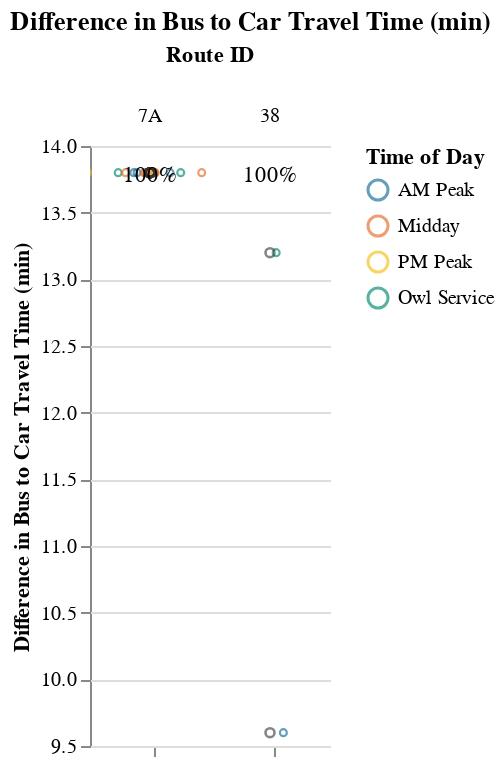

Notebook code cell kept with this figure:
### Code cell
s2

### Figure 1 — Vega-Lite specification as saved in the notebook (floating-point values rounded to 4 significant figures)
{"config": {"view": {"continuousWidth": 400, "continuousHeight": 300, "stroke": null}, "facet": {"spacing": 0}}, "data": {"name": "data-efa6a7f520515d403fa51774a4e786d7"}, "facet": {"column": {"field": "route_id", "sort": ["7A", "38"], "title": "Route ID", "type": "nominal"}}, "spec": {"layer": [{"mark": {"type": "point", "opacity": 0.65, "size": 12, "strokeWidth": 1.1}, "encoding": {"color": {"field": "time_of_day", "scale": {"range": ["#136C97", "#E16B26", "#F6BF16", "#00896B", "#7790A3", "#5B559C"]}, "sort": ["AM Peak", "Midday", "PM Peak", "Owl Service"], "title": "Time of Day", "type": "nominal"}, "tooltip": [{"field": "route_id", "type": "nominal"}, {"field": "trip_id", "type": "nominal"}, {"field": "service_hours", "type": "quantitative"}, {"field": "car_duration_hours", "type": "quantitative"}, {"field": "bus_multiplier", "type": "quantitative"}, {"field": "bus_difference", "type": "quantitative"}, {"field": "num_trips", "type": "quantitative"}, {"field": "num_competitive", "type": "quantitative"}, {"field": "pct_trips_competitive", "type": "quantitative"}, {"field": "p25", "type": "quantitative"}, {"field": "p50", "type": "quantitative"}, {"field": "p75", "type": "quantitative"}], "x": {"axis": {"grid": false, "labels": false, "ticks": true, "values": [0]}, "field": "jitter", "scale": {}, "title": null, "type": "quantitative"}, "y": {"field": "bus_difference", "scale": {"domain": [9.6, 13.8]}, "title": "Difference in Bus to Car Travel Time (min)", "type": "quantitative"}}, "selection": {"selector002": {"type": "interval", "bind": "scales", "encodings": ["x", "y"]}}, "transform": [{"calculate": "sqrt(-2*log(random()))*cos(2*PI*random())", "as": "jitter"}], "width": 60}, {"mark": {"type": "point", "opacity": 0.6, "size": 20, "strokeWidth": 1.3}, "encoding": {"color": {"value": "#323434"}, "y": {"field": "bus_difference", "type": "quantitative"}}, "transform": [{"filter": "(datum.p50_trip === 1)"}]}, {"mark": {"type": "rule", "strokeDash": [2, 3]}, "encoding": {"color": {"value": "#323434"}, "y": {"field": "cutoff", "type": "quantitative"}}}, {"mark": {"type": "text", "align": "center", "baseline": "middle"}, "encoding": {"color": {"value": "black"}, "text": {"field": "pct_trips_competitive", "format": ".0%", "type": "quantitative"}, "tooltip": [{"field": "route_id", "type": "nominal"}, {"field": "trip_id", "type": "nominal"}, {"field": "service_hours", "type": "quantitative"}, {"field": "car_duration_hours", "type": "quantitative"}, {"field": "bus_multiplier", "type": "quantitative"}, {"field": "bus_difference", "type": "quantitative"}, {"field": "num_trips", "type": "quantitative"}, {"field": "num_competitive", "type": "quantitative"}, {"field": "pct_trips_competitive", "type": "quantitative"}, {"field": "p25", "type": "quantitative"}, {"field": "p50", "type": "quantitative"}, {"field": "p75", "type": "quantitative"}], "x": {"value": 30}, "y": {"value": 15}}, "transform": [{"calculate": "sqrt(-2*log(random()))*cos(2*PI*random())", "as": "jitter"}, {"filter": "(datum.fastest_trip === 1)"}]}]}, "resolve": {"scale": {"y": "shared"}}, "title": "Difference in Bus to Car Travel Time (min)", "$schema": "https://vega.github.io/schema/vega-lite/v4.17.0.json", "datasets": {"data-efa6a7f520515d403fa51774a4e786d7": [{"calitp_itp_id": 310, "trip_key": -5574743277464453139, "trip_id": "919", "shape_id": "22", "route_id": "38", "service_hours": 0.47, "trip_first_departure_ts": 27120, "trip_last_arrival_ts": 28800, "departure_hour": 7, "time_of_day": "AM Peak", "p25": 0.485, "p50": 0.5, "p75": 0.515, "p50_trip": 1, "fastest_trip": 1, "car_duration_hours": 0.31, "competitive_route": 1, "bus_multiplier": 1.52, "bus_difference": 9.6, "num_trips": 2, "num_competitive": 2, "pct_trips_competitive": 1.0, "bus_multiplier_spread": 0.19, "bus_difference_spread": 3.6, "plot_group": 0.0, "name": "Solano County Transit", "caltrans_district": "04 - Oakland", "drmt_organization_name": "['recT79ohBnTB1fKsX']", "min_service": 0.47, "max_service": 0.53, "route_group": "short", "cutoff": 0}, {"calitp_itp_id": 310, "trip_key": -3715552762660780122, "trip_id": "920", "shape_id": "24", "route_id": "38", "service_hours": 0.53, "trip_first_departure_ts": 24960, "trip_last_arrival_ts": 26880, "departure_hour": 6, "time_of_day": "Owl Service", "p25": 0.485, "p50": 0.5, "p75": 0.515, "p50_trip": 1, "fastest_trip": 0, "car_duration_hours": 0.31, "competitive_route": 1, "bus_multiplier": 1.71, "bus_difference": 13.2, "num_trips": 2, "num_competitive": 2, "pct_trips_competitive": 1.0, "bus_multiplier_spread": 0.19, "bus_difference_spread": 3.6, "plot_group": 0.0, "name": "Solano County Transit", "caltrans_district": "04 - Oakland", "drmt_organization_name": "['recT79ohBnTB1fKsX']", "min_service": 0.47, "max_service": 0.53, "route_group": "short", "cutoff": 0}, {"calitp_itp_id": 310, "trip_key": -2242253959501436434, "trip_id": "1078", "shape_id": "10", "route_id": "7A", "service_hours": 1.0, "trip_first_departure_ts": 42300, "trip_last_arrival_ts": 45900, "departure_hour": 11, "time_of_day": "Midday", "p25": 1.0, "p50": 1.0, "p75": 1.0, "p50_trip": 1, "fastest_trip": 0, "car_duration_hours": 0.77, "competitive_route": 1, "bus_multiplier": 1.3, "bus_difference": 13.8, "num_trips": 15, "num_competitive": 15, "pct_trips_competitive": 1.0, "bus_multiplier_spread": 0.0, "bus_difference_spread": 0.0, "plot_group": 0.0, "name": "Solano County Transit", "caltrans_district": "04 - Oakland", "drmt_organization_name": "['recT79ohBnTB1fKsX']", "min_service": 1.0, "max_service": 1.0, "route_group": "short", "cutoff": 0}, {"calitp_itp_id": 310, "trip_key": 1553366806666314761, "trip_id": "1097", "shape_id": "10", "route_id": "7A", "service_hours": 1.0, "trip_first_departure_ts": 67500, "trip_last_arrival_ts": 71100, "departure_hour": 18, "time_of_day": "PM Peak", "p25": 1.0, "p50": 1.0, "p75": 1.0, "p50_trip": 1, "fastest_trip": 0, "car_duration_hours": 0.77, "competitive_route": 1, "bus_multiplier": 1.3, "bus_difference": 13.8, "num_trips": 15, "num_competitive": 15, "pct_trips_competitive": 1.0, "bus_multiplier_spread": 0.0, "bus_difference_spread": 0.0, "plot_group": 0.0, "name": "Solano County Transit", "caltrans_district": "04 - Oakland", "drmt_organization_name": "['recT79ohBnTB1fKsX']", "min_service": 1.0, "max_service": 1.0, "route_group": "short", "cutoff": 0}, {"calitp_itp_id": 310, "trip_key": 5736745841295953016, "trip_id": "1099", "shape_id": "10", "route_id": "7A", "service_hours": 1.0, "trip_first_departure_ts": 74700, "trip_last_arrival_ts": 78300, "departure_hour": 20, "time_of_day": "Owl Service", "p25": 1.0, "p50": 1.0, "p75": 1.0, "p50_trip": 1, "fastest_trip": 1, "car_duration_hours": 0.77, "competitive_route": 1, "bus_multiplier": 1.3, "bus_difference": 13.8, "num_trips": 15, "num_competitive": 15, "pct_trips_competitive": 1.0, "bus_multiplier_spread": 0.0, "bus_difference_spread": 0.0, "plot_group": 0.0, "name": "Solano County Transit", "caltrans_district": "04 - Oakland", "drmt_organization_name": "['recT79ohBnTB1fKsX']", "min_service": 1.0, "max_service": 1.0, "route_group": "short", "cutoff": 0}, {"calitp_itp_id": 310, "trip_key": 7541199008754798528, "trip_id": "1065", "shape_id": "10", "route_id": "7A", "service_hours": 1.0, "trip_first_departure_ts": 24300, "trip_last_arrival_ts": 27900, "departure_hour": 6, "time_of_day": "Owl Service", "p25": 1.0, "p50": 1.0, "p75": 1.0, "p50_trip": 1, "fastest_trip": 0, "car_duration_hours": 0.77, "competitive_route": 1, "bus_multiplier": 1.3, "bus_difference": 13.8, "num_trips": 15, "num_competitive": 15, "pct_trips_competitive": 1.0, "bus_multiplier_spread": 0.0, "bus_difference_spread": 0.0, "plot_group": 0.0, "name": "Solano County Transit", "caltrans_district": "04 - Oakland", "drmt_organization_name": "['recT79ohBnTB1fKsX']", "min_service": 1.0, "max_service": 1.0, "route_group": "short", "cutoff": 0}, {"calitp_itp_id": 310, "trip_key": -2774837895713846595, "trip_id": "1081", "shape_id": "10", "route_id": "7A", "service_hours": 1.0, "trip_first_departure_ts": 45900, "trip_last_arrival_ts": 49500, "departure_hour": 12, "time_of_day": "Midday", "p25": 1.0, "p50": 1.0, "p75": 1.0, "p50_trip": 1, "fastest_trip": 0, "car_duration_hours": 0.77, "competitive_route": 1, "bus_multiplier": 1.3, "bus_difference": 13.8, "num_trips": 15, "num_competitive": 15, "pct_trips_competitive": 1.0, "bus_multiplier_spread": 0.0, "bus_difference_spread": 0.0, "plot_group": 0.0, "name": "Solano County Transit", "caltrans_district": "04 - Oakland", "drmt_organization_name": "['recT79ohBnTB1fKsX']", "min_service": 1.0, "max_service": 1.0, "route_group": "short", "cutoff": 0}, {"calitp_itp_id": 310, "trip_key": -7128689078602650873, "trip_id": "1066", "shape_id": "10", "route_id": "7A", "service_hours": 1.0, "trip_first_departure_ts": 27900, "trip_last_arrival_ts": 31500, "departure_hour": 7, "time_of_day": "AM Peak", "p25": 1.0, "p50": 1.0, "p75": 1.0, "p50_trip": 1, "fastest_trip": 0, "car_duration_hours": 0.77, "competitive_route": 1, "bus_multiplier": 1.3, "bus_difference": 13.8, "num_trips": 15, "num_competitive": 15, "pct_trips_competitive": 1.0, "bus_multiplier_spread": 0.0, "bus_difference_spread": 0.0, "plot_group": 0.0, "name": "Solano County Transit", "caltrans_district": "04 - Oakland", "drmt_organization_name": "['recT79ohBnTB1fKsX']", "min_service": 1.0, "max_service": 1.0, "route_group": "short", "cutoff": 0}, {"calitp_itp_id": 310, "trip_key": -3801396718114747764, "trip_id": "1075", "shape_id": "10", "route_id": "7A", "service_hours": 1.0, "trip_first_departure_ts": 38700, "trip_last_arrival_ts": 42300, "departure_hour": 10, "time_of_day": "Midday", "p25": 1.0, "p50": 1.0, "p75": 1.0, "p50_trip": 1, "fastest_trip": 0, "car_duration_hours": 0.77, "competitive_route": 1, "bus_multiplier": 1.3, "bus_difference": 13.8, "num_trips": 15, "num_competitive": 15, "pct_trips_competitive": 1.0, "bus_multiplier_spread": 0.0, "bus_difference_spread": 0.0, "plot_group": 0.0, "name": "Solano County Transit", "caltrans_district": "04 - Oakland", "drmt_organization_name": "['recT79ohBnTB1fKsX']", "min_service": 1.0, "max_service": 1.0, "route_group": "short", "cutoff": 0}, {"calitp_itp_id": 310, "trip_key": 3555369193555928407, "trip_id": "1098", "shape_id": "10", "route_id": "7A", "service_hours": 1.0, "trip_first_departure_ts": 71100, "trip_last_arrival_ts": 74700, "departure_hour": 19, "time_of_day": "PM Peak", "p25": 1.0, "p50": 1.0, "p75": 1.0, "p50_trip": 1, "fastest_trip": 0, "car_duration_hours": 0.77, "competitive_route": 1, "bus_multiplier": 1.3, "bus_difference": 13.8, "num_trips": 15, "num_competitive": 15, "pct_trips_competitive": 1.0, "bus_multiplier_spread": 0.0, "bus_difference_spread": 0.0, "plot_group": 0.0, "name": "Solano County Transit", "caltrans_district": "04 - Oakland", "drmt_organization_name": "['recT79ohBnTB1fKsX']", "min_service": 1.0, "max_service": 1.0, "route_group": "short", "cutoff": 0}, {"calitp_itp_id": 310, "trip_key": -7612102933413698873, "trip_id": "1084", "shape_id": "10", "route_id": "7A", "service_hours": 1.0, "trip_first_departure_ts": 49500, "trip_last_arrival_ts": 53100, "departure_hour": 13, "time_of_day": "Midday", "p25": 1.0, "p50": 1.0, "p75": 1.0, "p50_trip": 1, "fastest_trip": 0, "car_duration_hours": 0.77, "competitive_route": 1, "bus_multiplier": 1.3, "bus_difference": 13.8, "num_trips": 15, "num_competitive": 15, "pct_trips_competitive": 1.0, "bus_multiplier_spread": 0.0, "bus_difference_spread": 0.0, "plot_group": 0.0, "name": "Solano County Transit", "caltrans_district": "04 - Oakland", "drmt_organization_name": "['recT79ohBnTB1fKsX']", "min_service": 1.0, "max_service": 1.0, "route_group": "short", "cutoff": 0}, {"calitp_itp_id": 310, "trip_key": 9090745400368182860, "trip_id": "1069", "shape_id": "10", "route_id": "7A", "service_hours": 1.0, "trip_first_departure_ts": 31500, "trip_last_arrival_ts": 35100, "departure_hour": 8, "time_of_day": "AM Peak", "p25": 1.0, "p50": 1.0, "p75": 1.0, "p50_trip": 1, "fastest_trip": 0, "car_duration_hours": 0.77, "competitive_route": 1, "bus_multiplier": 1.3, "bus_difference": 13.8, "num_trips": 15, "num_competitive": 15, "pct_trips_competitive": 1.0, "bus_multiplier_spread": 0.0, "bus_difference_spread": 0.0, "plot_group": 0.0, "name": "Solano County Transit", "caltrans_district": "04 - Oakland", "drmt_organization_name": "['recT79ohBnTB1fKsX']", "min_service": 1.0, "max_service": 1.0, "route_group": "short", "cutoff": 0}, {"calitp_itp_id": 310, "trip_key": -6662624582280621192, "trip_id": "1087", "shape_id": "10", "route_id": "7A", "service_hours": 1.0, "trip_first_departure_ts": 53100, "trip_last_arrival_ts": 56700, "departure_hour": 14, "time_of_day": "Midday", "p25": 1.0, "p50": 1.0, "p75": 1.0, "p50_trip": 1, "fastest_trip": 0, "car_duration_hours": 0.77, "competitive_route": 1, "bus_multiplier": 1.3, "bus_difference": 13.8, "num_trips": 15, "num_competitive": 15, "pct_trips_competitive": 1.0, "bus_multiplier_spread": 0.0, "bus_difference_spread": 0.0, "plot_group": 0.0, "name": "Solano County Transit", "caltrans_district": "04 - Oakland", "drmt_organization_name": "['recT79ohBnTB1fKsX']", "min_service": 1.0, "max_service": 1.0, "route_group": "short", "cutoff": 0}, {"calitp_itp_id": 310, "trip_key": -6607227710157058801, "trip_id": "1096", "shape_id": "10", "route_id": "7A", "service_hours": 1.0, "trip_first_departure_ts": 63900, "trip_last_arrival_ts": 67500, "departure_hour": 17, "time_of_day": "PM Peak", "p25": 1.0, "p50": 1.0, "p75": 1.0, "p50_trip": 1, "fastest_trip": 0, "car_duration_hours": 0.77, "competitive_route": 1, "bus_multiplier": 1.3, "bus_difference": 13.8, "num_trips": 15, "num_competitive": 15, "pct_trips_competitive": 1.0, "bus_multiplier_spread": 0.0, "bus_difference_spread": 0.0, "plot_group": 0.0, "name": "Solano County Transit", "caltrans_district": "04 - Oakland", "drmt_organization_name": "['recT79ohBnTB1fKsX']", "min_service": 1.0, "max_service": 1.0, "route_group": "short", "cutoff": 0}, {"calitp_itp_id": 310, "trip_key": 75175244298657360, "trip_id": "1090", "shape_id": "10", "route_id": "7A", "service_hours": 1.0, "trip_first_departure_ts": 56700, "trip_last_arrival_ts": 60300, "departure_hour": 15, "time_of_day": "Midday", "p25": 1.0, "p50": 1.0, "p75": 1.0, "p50_trip": 1, "fastest_trip": 0, "car_duration_hours": 0.77, "competitive_route": 1, "bus_multiplier": 1.3, "bus_difference": 13.8, "num_trips": 15, "num_competitive": 15, "pct_trips_competitive": 1.0, "bus_multiplier_spread": 0.0, "bus_difference_spread": 0.0, "plot_group": 0.0, "name": "Solano County Transit", "caltrans_district": "04 - Oakland", "drmt_organization_name": "['recT79ohBnTB1fKsX']", "min_service": 1.0, "max_service": 1.0, "route_group": "short", "cutoff": 0}, {"calitp_itp_id": 310, "trip_key": 8811729153955021229, "trip_id": "1072", "shape_id": "10", "route_id": "7A", "service_hours": 1.0, "trip_first_departure_ts": 35100, "trip_last_arrival_ts": 38700, "departure_hour": 9, "time_of_day": "AM Peak", "p25": 1.0, "p50": 1.0, "p75": 1.0, "p50_trip": 1, "fastest_trip": 0, "car_duration_hours": 0.77, "competitive_route": 1, "bus_multiplier": 1.3, "bus_difference": 13.8, "num_trips": 15, "num_competitive": 15, "pct_trips_competitive": 1.0, "bus_multiplier_spread": 0.0, "bus_difference_spread": 0.0, "plot_group": 0.0, "name": "Solano County Transit", "caltrans_district": "04 - Oakland", "drmt_organization_name": "['recT79ohBnTB1fKsX']", "min_service": 1.0, "max_service": 1.0, "route_group": "short", "cutoff": 0}, {"calitp_itp_id": 310, "trip_key": -4539065179735711766, "trip_id": "1093", "shape_id": "10", "route_id": "7A", "service_hours": 1.0, "trip_first_departure_ts": 60300, "trip_last_arrival_ts": 63900, "departure_hour": 16, "time_of_day": "Midday", "p25": 1.0, "p50": 1.0, "p75": 1.0, "p50_trip": 1, "fastest_trip": 0, "car_duration_hours": 0.77, "competitive_route": 1, "bus_multiplier": 1.3, "bus_difference": 13.8, "num_trips": 15, "num_competitive": 15, "pct_trips_competitive": 1.0, "bus_multiplier_spread": 0.0, "bus_difference_spread": 0.0, "plot_group": 0.0, "name": "Solano County Transit", "caltrans_district": "04 - Oakland", "drmt_organization_name": "['recT79ohBnTB1fKsX']", "min_service": 1.0, "max_service": 1.0, "route_group": "short", "cutoff": 0}]}}
